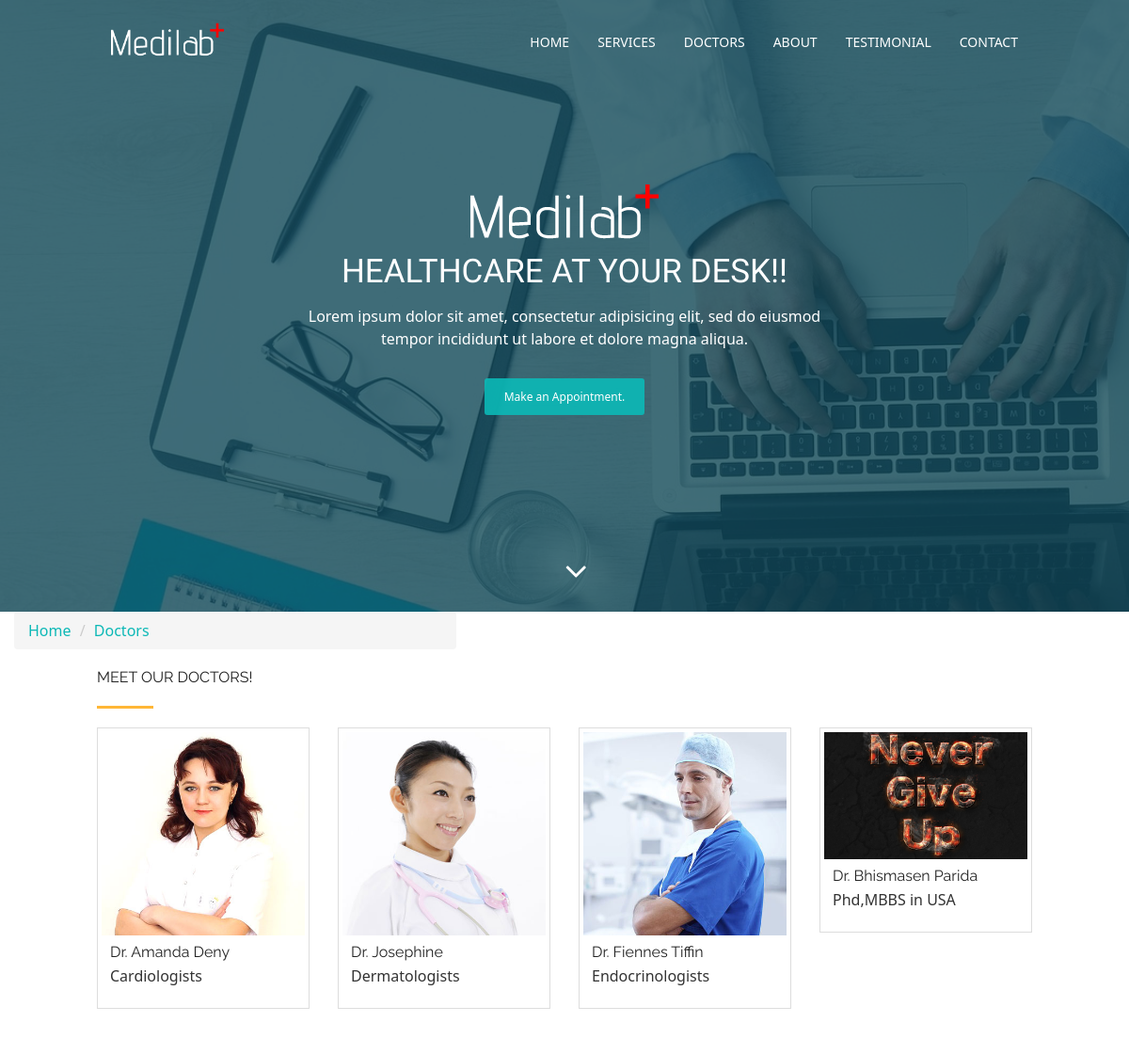
Screenshot of /doctor/ with the database file from the repository.
### hospital/models.py (models this page shows, shortened)
class Doctor(models.Model):
    name = models.CharField(max_length=120)
    speciality = models.CharField(max_length=120)
    picture = models.ImageField(upload_to="doctors/")
    experience = models.TextField()
    twitter = models.CharField(max_length=120, blank=True, null=True)
    facebook = models.CharField(max_length=120, blank=True, null=True)
    instagram = models.CharField(max_length=120, blank=True, null=True)

### hospital/views.py (the view)
# urls.py: path('doctor/', views.DoctorListView.as_view(), name='doctor_team'),
class DoctorListView(ListView):
    queryset = Doctor.objects.all()
    template_name = 'doctor-team.html'

### hospital/context_processors.py (called while the page is built)
def context_data(request):
    testimonial = Testimonial.objects.all()
    doctors = Doctor.objects.all()
    context = {
        'object_list': doctors,
        'testimonial_list': testimonial,
    }
    return context

### templates/doctor-team.html (shortened to what this page needs)
{% extends '_base.html' %}
{% load static %}
{% block maincontent %}
  <div class="col-md-5">
    <ol class="breadcrumb">
      <li><a class="text-primary" href="{% url 'hospital' %}">Home</a></li>
      <li class="text-primary">Doctors</li>
    </ol>
  </div>
  <section id="doctor-team" class="section-padding">
    <div class="container">
      <div class="row">
        <div class="col-md-12">
          <h2 class="ser-title">Meet Our Doctors!</h2>
          <hr class="botm-line">
        </div>
        {% for doctor in object_list %}
        <div class="col-md-3 col-sm-3 col-xs-6">
          <div class="thumbnail">
            <img src="{{ doctor.picture.url }}" alt="{{ doctor.name }}" class="team-img">
            <div class="caption">
              <h3>Dr. {{ doctor.name }}</h3>
              <p>{{ doctor.speciality}}</p>
            </div>
          </div>
        </div>
        {% endfor %}
      </div>
    </div>
  </section>
{% endblock maincontent %}

### templates/_base.html (shortened to what this page needs)
<!DOCTYPE html>
<html lang="en">
{% load static %}
<head>
  {% include '_css.html' %}
</head>
<body id="myPage" data-spy="scroll" data-target=".navbar" data-offset="60">
  <section id="banner" class="banner">
    <div class="bg-color">
      <nav class="navbar navbar-default navbar-fixed-top">
        <div class="container">
          <div class="col-md-12">
            <div class="navbar-header">
              <a class="navbar-brand" href="#"><img src="{% static 'img/logo.png' %}" class="img-responsive" style="width: 140px; margin-top: -16px;"></a>
            </div>
            <div class="collapse navbar-collapse navbar-right" id="myNavbar">
              <ul class="nav navbar-nav">
                <li class=""><a href="{% url 'hospital' %}">Home</a></li>
                <li class=""><a href="#service">Services</a></li>
                <li class=""><a href="{% url 'doctor_team' %}">Doctors</a></li>
                <li class=""><a href="">About</a></li>
                <li class=""><a href="#testimonial">Testimonial</a></li>
                <li class=""><a href="{% url 'contact' %}">Contact</a></li>
              </ul>
            </div>
          </div>
        </div>
      </nav>
      <div class="container">
        <div class="row">
          <div class="banner-info">
            <div class="banner-logo text-center">
              <img src="{% static 'img/logo.png' %}" class="img-responsive">
            </div>
            <div class="banner-text text-center">
              <h1 class="white">Healthcare at your desk!!</h1>
              <p>Lorem ipsum dolor sit amet, consectetur adipisicing elit, sed do eiusmod <br>tempor incididunt ut labore et dolore magna aliqua.</p>
              <a href="{% url 'appointment' %}" class="btn btn-appoint">Make an Appointment.</a>
            </div>
            <div class="overlay-detail text-center">
              <a href="#service"><i class="fa fa-angle-down"></i></a>
            </div>
          </div>
        </div>
      </div>
    </div>
  </section>
    {% block maincontent %}
    {% endblock maincontent %}
</body>
</html>

### templates/_css.html (shortened to what this page needs)
{% load static %}
<link rel="stylesheet" type="text/css" href="{% static 'css/font-awesome.min.css' %}">
<link rel="stylesheet" type="text/css" href="{% static 'css/bootstrap.min.css' %}">
<link rel="stylesheet" type="text/css" href="{% static 'css/style.css' %}">
<link href="https://unpkg.com/tailwindcss@^2/dist/tailwind.min.css" rel="stylesheet">

### templates/_js.html (shortened to what this page needs)
{% load static %}

### static/css/style.css (style rules this page uses)
body { font-family: 'Open Sans', sans-serif; line-height: 20px; color: #999999; font-size: 300; font-size: 16px; }
ol, ul { list-style: none; }
h1, h2, h3, h4, h5, h6 { font-family: 'Raleway', sans-serif; font-weight: 600; color: #222222; }
a, a:hover, a:focus, a:active { outline: none; }
.section-padding { padding: 60px 0px; }
h2 { line-height: 20px; margin: 0; font-size: 28px; font-weight: 700; text-transform: uppercase; }
hr.botm-line { height: 3px; width: 60px; background: #ffb737; position: relative; border: 0; margin: 20px 0 20px 0; }
.navbar { margin-bottom: 0px; border: 0px; }
.navbar { border-radius: 0px; }
.navbar-default { background-color: #fff; padding: 20px 0; transition: all 0.3s; }
.navbar-default { background-color: transparent; border: 0px; }
.navbar-brand { font-family: 'Chewy', cursive; font-size: 32px; }
.navbar-brand img { padding-top: 2px; width: 120px !important; }
.navbar-default .navbar-brand, .navbar-default .navbar-brand:hover, .navbar-default .navbar-brand:focus { color: #EA6045; }
.white, .white:hover, .white:focus { color: #fff; width: 100% !important; }
.navbar-default .navbar-nav > li > a { color: #fff; text-transform: uppercase; font-size: 14px; font-weight: 300; }
#banner { background: url('../img/bg-banner.jpg') no-repeat fixed; background-size: cover; min-height: 650px; position: relative; }
.bg-color { background-color: RGBA(13, 70, 83, 0.78); min-height: 650px; }
.banner-info { padding-top: 190px; }
.banner-logo img { display: inline-block; }
.banner-text { color: #fff; }
.banner-text h1 { font-family: 'Candal', sans-serif; font-size: 35px; text-transform: uppercase; padding-bottom:15px; }
.btn-appoint, .btn-appoint:hover, .btn-appoint:focus { margin-top: 30px; padding: 10px 20px; font-size: 12px; background-color: rgba(12, 184, 182, 0.91); border-radius: 3px; color: #fff; }
.overlay-detail a i { text-align: center; position: absolute; bottom: 25px; font-size: 38px; color: #fff; margin: 0 auto; }
.thumbnail { border-radius: 0px; }
.caption h3 { padding-bottom: 5px; }
.caption p { padding-bottom: 10px; }
.white { color: #fff; }
.text-primary { color: #0cb8b6; }

### rows the page displays
Doctor: picture (picture), name "Amanda Deny", speciality "Cardiologists"
Doctor: picture (picture), name "Josephine", speciality "Dermatologists"
Doctor: picture (picture), name "Fiennes Tiffin", speciality "Endocrinologists"
Doctor: picture (picture), name "Bhismasen Parida", speciality "Phd,MBBS in USA"
